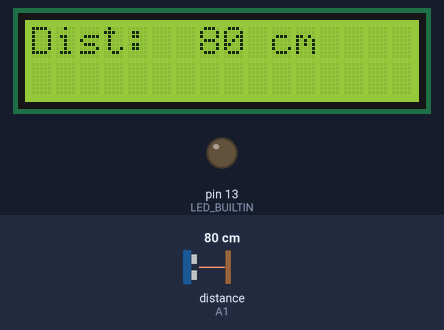
The program below on a simulated Arduino Uno, built with avr-gcc and run on an emulated ATmega328P. Parts: 16×2 character LCD, output pins drawn as LEDs (lit = HIGH). Wiring (inferred from the names in the program): ultrasonic range finder: trigger A0; echo A1. The test bench sets the inputs (shaded band); at power-on: distance to the obstacle (sensor on A1) 80 cm. The echo pulse lasts 58.3 µs per cm; pins used as bus, display or sensor lines are not drawn.

Above: at 0.9 s.
1.0 s: distance to the obstacle (sensor on A1) set to 23 cm
At 2.4 s:
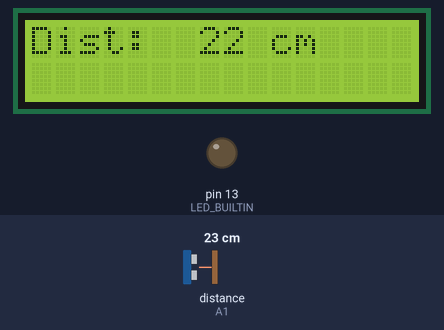
2.7 s: distance to the obstacle (sensor on A1) set to 18 cm
At 3.4 s:
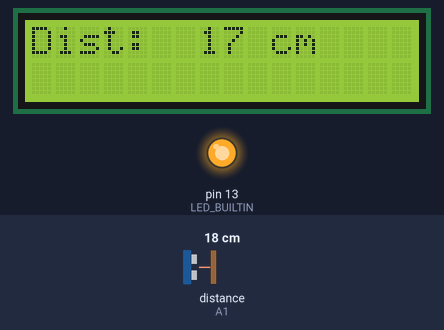
4.2 s: distance to the obstacle (sensor on A1) set to 4 cm
At 5.2 s:
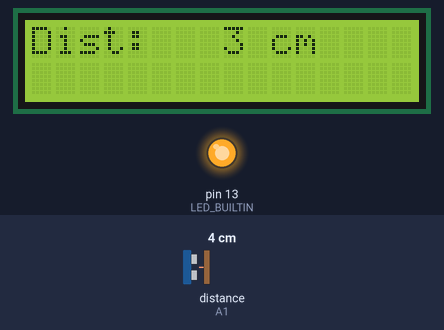
Timing chart, 0 to 7.2 s (numbered marks = the images above; inputs shaded):
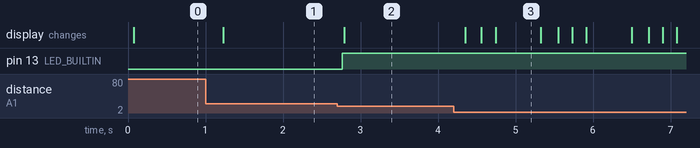

The program:

main.cpp
```cpp
#include <Arduino.h>
#include <LiquidCrystal.h>
#include <Arduino_FreeRTOS.h>
#include <semphr.h>

// --- Pin Definitions ---
#define TRIGGER_PIN A0
#define ECHO_PIN    A1

// --- Constants ---
#define DISTANCE_THRESHOLD_CM 20

// LCD Pins (connected in 4-bit mode)
const int rs = 0, en = 1, d4 = 4, d5 = 5, d6 = 6, d7 = 7;
LiquidCrystal lcd(rs, en, d4, d5, d6, d7);

// --- Shared Variables ---
volatile uint16_t current_distance_cm = 0;
SemaphoreHandle_t distanceMutex;

volatile bool ledState = false;  // false = OFF, true = ON
SemaphoreHandle_t ledMutex;

TaskHandle_t AlertTaskHandle = NULL; // LED task handle for notifications

// --- Function Declarations ---
void SensorTask(void *pvParameters);
void DisplayTask(void *pvParameters);
void AlertTask(void *pvParameters);

// --- Utility Functions ---
void triggerUltrasonic() {
  digitalWrite(TRIGGER_PIN, HIGH);
  delayMicroseconds(10);
  digitalWrite(TRIGGER_PIN, LOW);
}

uint16_t measureDistanceCM() {
  triggerUltrasonic();
  unsigned long duration = pulseIn(ECHO_PIN, HIGH);

  uint16_t distance_cm = duration / 58;
  return distance_cm;
}

void setup() {
  // Serial.begin(9600);

  pinMode(TRIGGER_PIN, OUTPUT);
  pinMode(ECHO_PIN, INPUT);
  pinMode(LED_BUILTIN, OUTPUT);

  lcd.begin(16, 2);
  lcd.print("Starting...");

  // Create Mutexes
  distanceMutex = xSemaphoreCreateMutex();
  ledMutex = xSemaphoreCreateMutex();

  // Create tasks
  xTaskCreate(SensorTask, "Sensor", 128, NULL, 1, NULL);
  xTaskCreate(AlertTask, "Alert", 128, NULL, 2, &AlertTaskHandle);
  xTaskCreate(DisplayTask, "Display", 128, NULL, 1, NULL);

  // Start FreeRTOS scheduler
  vTaskStartScheduler();
}

void loop() {
}

// --- Tasks Implementation ---
void SensorTask(void *pvParameters) {
  TickType_t xLastWakeTime = xTaskGetTickCount();
  const TickType_t xFrequency = pdMS_TO_TICKS(100); // 100ms loop

  for (;;) {
    uint16_t distance = measureDistanceCM();

    if (xSemaphoreTake(distanceMutex, portMAX_DELAY)) {
      current_distance_cm = distance;
      xSemaphoreGive(distanceMutex);
    }

    bool desiredLedState = (distance <= DISTANCE_THRESHOLD_CM);

    if (xSemaphoreTake(ledMutex, portMAX_DELAY)) {
      if (desiredLedState != ledState) {
        ledState = desiredLedState;
        xTaskNotifyGive(AlertTaskHandle); // Notify LED task only if needed
      }
      xSemaphoreGive(ledMutex);
    }

    vTaskDelayUntil(&xLastWakeTime, xFrequency);
  }
}

void AlertTask(void *pvParameters) {
  for (;;) {
    ulTaskNotifyTake(pdTRUE, portMAX_DELAY); // Wait for notification

    bool localLedState;

    if (xSemaphoreTake(ledMutex, portMAX_DELAY)) {
      localLedState = ledState;
      xSemaphoreGive(ledMutex);
    }

    digitalWrite(LED_BUILTIN, localLedState ? HIGH : LOW);
  }
}

void DisplayTask(void *pvParameters) {
  TickType_t xLastWakeTime = xTaskGetTickCount();
  const TickType_t xFrequency = pdMS_TO_TICKS(200); // 200ms update

  for (;;) {
    uint16_t distance_copy;

    if (xSemaphoreTake(distanceMutex, portMAX_DELAY)) {
      distance_copy = current_distance_cm;
      xSemaphoreGive(distanceMutex);
    }

    // lcd.clear();
    lcd.setCursor(0, 0);
    char buf[16];
    snprintf(buf, sizeof(buf), "Dist: %3d cm", distance_copy);
    lcd.print(buf);

    vTaskDelayUntil(&xLastWakeTime, xFrequency);
  }
}
```

Measured:
- the behaviour switches between 22 and 21 cm on distance to the obstacle (sensor on A1) (found by bisection; images 1 and 2)
- after the input at 1.0 s, the display: changes after 0.23 s (image 1)
- after the input at 2.7 s, pin 13 (LED_BUILTIN): LOW → HIGH after 0.06 s; the display: changes after 0.09 s (image 2)
- after the input at 4.2 s, the display: changes after 0.15 s (image 3)
- what the display in image 3 shows lasts 0.6 s, from 4.7 s to 5.3 s
